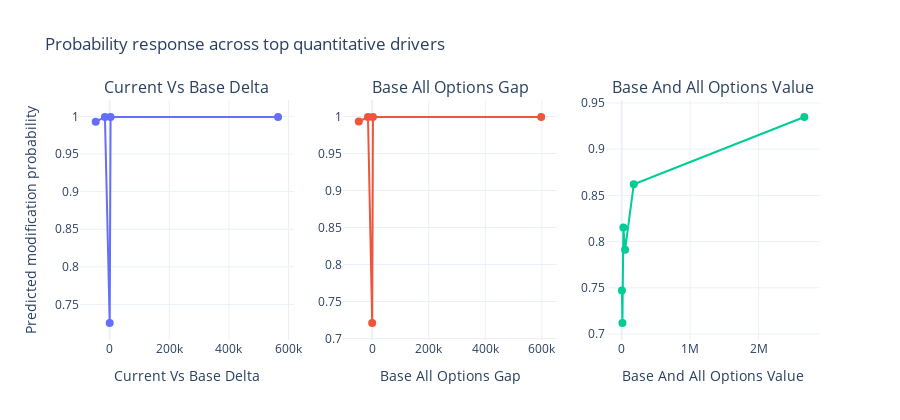
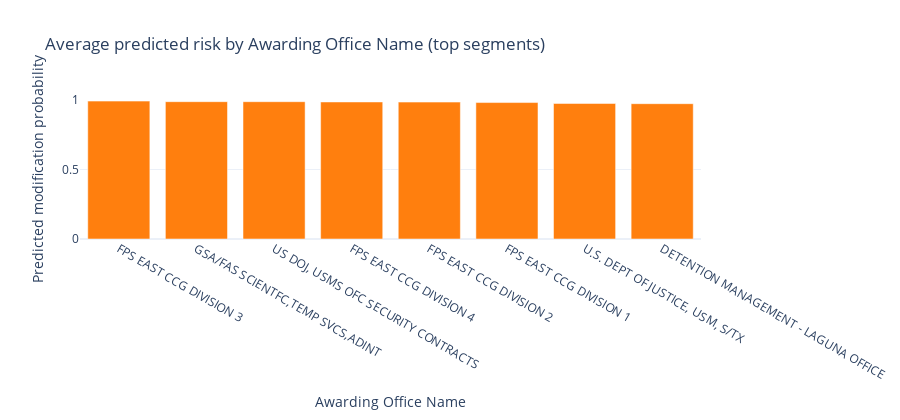

Source (notebook cell) for these figures, in order:
### Markdown cell above
## How top predictors influence risk

Management often asks *why* the model makes confident calls. The plots below show how the predicted probability shifts across the most influential quantitative levers.

### Code cell
scored_dataset = dataset.copy()
scored_dataset['predicted_risk'] = artifacts.pipeline.predict_proba(scored_dataset[feature_columns])[:, 1]

feature_importances = artifacts.feature_importances.copy()

def raw_feature_name(prefixed_name: str) -> str:
    return prefixed_name.split('__', 1)[-1]

numeric_features_ranked = []
for feature_name in feature_importances['feature']:
    if feature_name.startswith('num__'):
        raw_name = raw_feature_name(feature_name)
        if raw_name in scored_dataset.columns and raw_name not in numeric_features_ranked:
            numeric_features_ranked.append(raw_name)
    if len(numeric_features_ranked) == 3:
        break

impact_fig = make_subplots(rows=1, cols=len(numeric_features_ranked), subplot_titles=[prettify_feature(name) for name in numeric_features_ranked])

for position, feature_name in enumerate(numeric_features_ranked, start=1):
    working = scored_dataset[[feature_name, 'predicted_risk']].dropna()
    if working.empty:
        continue
    working['bin'] = pd.qcut(working[feature_name], q=6, duplicates='drop')
    summary = (
        working
        .groupby('bin')
        .agg(
            avg_level=(feature_name, 'median'),
            risk=('predicted_risk', 'mean'),
            sample_count=('predicted_risk', 'size')
        )
        .reset_index(drop=True)
    )
    impact_fig.add_trace(
        go.Scatter(
            x=summary['avg_level'],
            y=summary['risk'],
            mode='lines+markers',
            name=prettify_feature(feature_name),
            marker=dict(size=8),
            hovertemplate='Median level: %{x:,.2f}<br>Predicted risk: %{y:.2%}<br>Contracts: %{text}',
            text=summary['sample_count']
        ),
        row=1,
        col=position,
    )
    impact_fig.update_xaxes(title=prettify_feature(feature_name), row=1, col=position)
impact_fig.update_yaxes(title='Predicted modification probability', row=1, col=1)
impact_fig.update_layout(
    title='Probability response across top quantitative drivers',
    template='plotly_white',
    height=420,
    showlegend=False
)
iplot(impact_fig)

cat_features_ranked = []
for feature_name in feature_importances['feature']:
    if feature_name.startswith('cat__'):
        raw_name = raw_feature_name(feature_name)
        if raw_name in scored_dataset.columns and raw_name not in cat_features_ranked:
            cat_features_ranked.append(raw_name)
    if len(cat_features_ranked) == 1:
        break

if cat_features_ranked:
    cat_feature = cat_features_ranked[0]
    category_summary = (
        scored_dataset
        .groupby(cat_feature)
        .agg(
            contracts=('contract_award_unique_key', 'nunique'),
            avg_risk=('predicted_risk', 'mean')
        )
        .query('contracts >= 100')
        .sort_values('avg_risk', ascending=False)
        .head(8)
        .reset_index()
    )
    cat_fig = go.Figure(
        data=[
            go.Bar(
                x=category_summary[cat_feature],
                y=category_summary['avg_risk'],
                text=[f"{val:.1%}" for val in category_summary['avg_risk']],
                textposition='outside',
                marker_color='#ff7f0e'
            )
        ]
    )
    cat_fig.update_layout(
        title=f"Average predicted risk by {prettify_feature(cat_feature)} (top segments)",
        xaxis_title=prettify_feature(cat_feature),
        yaxis_title='Predicted modification probability',
        template='plotly_white',
        height=420
    )
    cat_fig.update_yaxes(range=[0, min(1, category_summary['avg_risk'].max() * 1.1)])
    iplot(cat_fig)

### Figure 1 — Plotly figure (JSON) as saved in the notebook; plotly's stock layout.template omitted (floating-point values rounded to 4 significant figures)
{"data": [{"hovertemplate": "Median level: %{x:,.2f}<br>Predicted risk: %{y:.2%}<br>Contracts: %{text}", "marker": {"size": 8}, "mode": "lines+markers", "name": "Current Vs Base Delta", "text": [4677.0, 4658.0, 12690.0, 1314.0, 4668.0], "type": "scatter", "x": [-47050.0, -16000.0, 0.0, 2932.0, 565000.0], "xaxis": "x", "y": [0.9931, 0.9993, 0.7252, 0.9993, 0.9992], "yaxis": "y"}, {"hovertemplate": "Median level: %{x:,.2f}<br>Predicted risk: %{y:.2%}<br>Contracts: %{text}", "marker": {"size": 8}, "mode": "lines+markers", "name": "Base All Options Gap", "text": [4855.0, 4855.0, 13180.0, 1383.0, 4855.0], "type": "scatter", "x": [-47360.0, -14870.0, 0.0, 2695.0, 597800.0], "xaxis": "x2", "y": [0.9933, 0.9993, 0.721, 0.9993, 0.9993], "yaxis": "y2"}, {"hovertemplate": "Median level: %{x:,.2f}<br>Predicted risk: %{y:.2%}<br>Contracts: %{text}", "marker": {"size": 8}, "mode": "lines+markers", "name": "Base And All Options Value", "text": [7968.0, 7670.0, 8331.0, 7211.0, 7796.0, 7795.0], "type": "scatter", "x": [2484.0, 9975.0, 24000.0, 48820.0, 175800.0, 2669000.0], "xaxis": "x3", "y": [0.747, 0.7119, 0.8152, 0.7912, 0.862, 0.9348], "yaxis": "y3"}], "layout": {"annotations": [{"font": {"size": 16}, "showarrow": false, "text": "Current Vs Base Delta", "x": 0.1444, "xanchor": "center", "xref": "paper", "y": 1, "yanchor": "bottom", "yref": "paper"}, {"font": {"size": 16}, "showarrow": false, "text": "Base All Options Gap", "x": 0.5, "xanchor": "center", "xref": "paper", "y": 1, "yanchor": "bottom", "yref": "paper"}, {"font": {"size": 16}, "showarrow": false, "text": "Base And All Options Value", "x": 0.8556, "xanchor": "center", "xref": "paper", "y": 1, "yanchor": "bottom", "yref": "paper"}], "height": 420, "showlegend": false, "title": {"text": "Probability response across top quantitative drivers"}, "xaxis": {"anchor": "y", "domain": [0, 0.2889], "title": {"text": "Current Vs Base Delta"}}, "xaxis2": {"anchor": "y2", "domain": [0.3556, 0.6444], "title": {"text": "Base All Options Gap"}}, "xaxis3": {"anchor": "y3", "domain": [0.7111, 1], "title": {"text": "Base And All Options Value"}}, "yaxis": {"anchor": "x", "domain": [0, 1], "title": {"text": "Predicted modification probability"}}, "yaxis2": {"anchor": "x2", "domain": [0, 1]}, "yaxis3": {"anchor": "x3", "domain": [0, 1]}}}

### Figure 2 — Plotly figure (JSON) as saved in the notebook; plotly's stock layout.template omitted (floating-point values rounded to 4 significant figures)
{"data": [{"marker": {"color": "#ff7f0e"}, "text": ["99.2%", "98.8%", "98.8%", "98.6%", "98.5%", "98.2%", "97.5%", "97.4%"], "textposition": "outside", "type": "bar", "x": ["FPS EAST CCG DIVISION 3", "GSA/FAS SCIENTFC,TEMP SVCS,ADINT", "US DOJ, USMS OFC SECURITY CONTRACTS", "FPS EAST CCG DIVISION 4", "FPS EAST CCG DIVISION 2", "FPS EAST CCG DIVISION 1", "U.S. DEPT OF JUSTICE, USM, S/TX", "DETENTION MANAGEMENT - LAGUNA OFFICE"], "y": [0.9919, 0.9879, 0.9878, 0.9859, 0.9849, 0.9816, 0.9751, 0.9735]}], "layout": {"height": 420, "title": {"text": "Average predicted risk by Awarding Office Name (top segments)"}, "xaxis": {"title": {"text": "Awarding Office Name"}}, "yaxis": {"range": [0, 1], "title": {"text": "Predicted modification probability"}}}}
